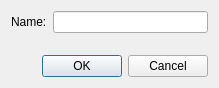
<?xml version="1.0" encoding="UTF-8"?>
<ui version="4.0">
 <class>CreateTableDialog</class>
 <widget class="QDialog" name="CreateTableDialog">
  <property name="windowModality">
   <enum>Qt::WindowModal</enum>
  </property>
  <property name="geometry">
   <rect>
    <x>0</x>
    <y>0</y>
    <width>219</width>
    <height>88</height>
   </rect>
  </property>
  <property name="windowTitle">
   <string>Create Table</string>
  </property>
  <property name="accessibleName">
   <string>Create Table</string>
  </property>
  <property name="modal">
   <bool>true</bool>
  </property>
  <layout class="QVBoxLayout" name="verticalLayout">
   <item>
    <layout class="QFormLayout" name="formLayout">
     <item row="0" column="0">
      <widget class="QLabel" name="label">
       <property name="text">
        <string>Name:</string>
       </property>
      </widget>
     </item>
     <item row="0" column="1">
      <widget class="QLineEdit" name="lineEditName"/>
     </item>
    </layout>
   </item>
   <item>
    <widget class="QDialogButtonBox" name="buttonBox">
     <property name="standardButtons">
      <set>QDialogButtonBox::Cancel|QDialogButtonBox::Ok</set>
     </property>
    </widget>
   </item>
  </layout>
 </widget>
 <resources/>
 <connections/>
</ui>
